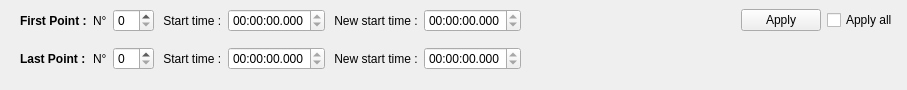
        <widget class="QWidget" name="syncTab">
         <attribute name="title">
          <string>Sync</string>
         </attribute>
         <widget class="QWidget" name="layoutWidget">
          <property name="geometry">
           <rect>
            <x>20</x>
            <y>0</y>
            <width>878</width>
            <height>81</height>
           </rect>
          </property>
          <layout class="QGridLayout" name="gridLayout_4">
           <item row="0" column="8">
            <widget class="QPushButton" name="syncApplyPushButton">
             <property name="text">
              <string>Apply</string>
             </property>
            </widget>
           </item>
           <item row="0" column="3">
            <widget class="QLabel" name="firstStartLabel">
             <property name="text">
              <string> Start time :</string>
             </property>
            </widget>
           </item>
           <item row="0" column="6">
            <widget class="QTimeEdit" name="firstNewStartTimeEdit">
             <property name="contextMenuPolicy">
              <enum>Qt::CustomContextMenu</enum>
             </property>
             <property name="readOnly">
              <bool>true</bool>
             </property>
             <property name="keyboardTracking">
              <bool>false</bool>
             </property>
             <property name="displayFormat">
              <string>HH:mm:ss.zzz</string>
             </property>
            </widget>
           </item>
           <item row="0" column="5">
            <widget class="QLabel" name="firstNewStartLabel">
             <property name="text">
              <string> New start time :</string>
             </property>
            </widget>
           </item>
           <item row="0" column="9">
            <widget class="QCheckBox" name="syncApplyAllCheckBox">
             <property name="text">
              <string>Apply all</string>
             </property>
            </widget>
           </item>
           <item row="0" column="0">
            <widget class="QLabel" name="firstPtLabel">
             <property name="font">
              <font>
               <weight>75</weight>
               <bold>true</bold>
              </font>
             </property>
             <property name="text">
              <string>First Point :</string>
             </property>
            </widget>
           </item>
           <item row="0" column="1">
            <widget class="QLabel" name="firstNumLabel">
             <property name="text">
              <string>N°</string>
             </property>
            </widget>
           </item>
           <item row="0" column="7">
            <spacer name="horizontalSpacer">
             <property name="orientation">
              <enum>Qt::Horizontal</enum>
             </property>
             <property name="sizeHint" stdset="0">
              <size>
               <width>40</width>
               <height>20</height>
              </size>
             </property>
            </spacer>
           </item>
           <item row="0" column="2">
            <widget class="QSpinBox" name="firstNumSpinBox">
             <property name="contextMenuPolicy">
              <enum>Qt::CustomContextMenu</enum>
             </property>
            </widget>
           </item>
           <item row="0" column="4">
            <widget class="QTimeEdit" name="firstStartTimeEdit">
             <property name="readOnly">
              <bool>true</bool>
             </property>
             <property name="keyboardTracking">
              <bool>false</bool>
             </property>
             <property name="displayFormat">
              <string>HH:mm:ss.zzz</string>
             </property>
            </widget>
           </item>
           <item row="1" column="0">
            <widget class="QLabel" name="lastPtLabel">
             <property name="font">
              <font>
               <weight>75</weight>
               <bold>true</bold>
              </font>
             </property>
             <property name="text">
              <string>Last Point :</string>
             </property>
            </widget>
           </item>
           <item row="1" column="1">
            <widget class="QLabel" name="lastNumLabel">
             <property name="text">
              <string>N°</string>
             </property>
            </widget>
           </item>
           <item row="1" column="2">
            <widget class="QSpinBox" name="lastNumSpinBox">
             <property name="contextMenuPolicy">
              <enum>Qt::CustomContextMenu</enum>
             </property>
            </widget>
           </item>
           <item row="1" column="3">
            <widget class="QLabel" name="lastStartLabel">
             <property name="text">
              <string> Start time :</string>
             </property>
            </widget>
           </item>
           <item row="1" column="4">
            <widget class="QTimeEdit" name="lastStartTimeEdit">
             <property name="readOnly">
              <bool>true</bool>
             </property>
             <property name="keyboardTracking">
              <bool>false</bool>
             </property>
             <property name="displayFormat">
              <string>HH:mm:ss.zzz</string>
             </property>
            </widget>
           </item>
           <item row="1" column="5">
            <widget class="QLabel" name="lastNewStartLabel">
             <property name="text">
              <string> New start time :</string>
             </property>
            </widget>
           </item>
           <item row="1" column="6">
            <widget class="QTimeEdit" name="lastNewStartTimeEdit">
             <property name="contextMenuPolicy">
              <enum>Qt::CustomContextMenu</enum>
             </property>
             <property name="readOnly">
              <bool>true</bool>
             </property>
             <property name="keyboardTracking">
              <bool>false</bool>
             </property>
             <property name="currentSection">
              <enum>QDateTimeEdit::HourSection</enum>
             </property>
             <property name="displayFormat">
              <string>HH:mm:ss.zzz</string>
             </property>
            </widget>
           </item>
          </layout>
         </widget>
        </widget>
